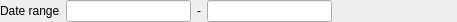
<?xml version="1.0" encoding="UTF-8"?>
<ui version="4.0">
 <class>FCouponsService</class>
 <widget class="QWidget" name="FCouponsService">
  <property name="geometry">
   <rect>
    <x>0</x>
    <y>0</y>
    <width>457</width>
    <height>20</height>
   </rect>
  </property>
  <property name="windowTitle">
   <string>Form</string>
  </property>
  <layout class="QHBoxLayout" name="horizontalLayout">
   <property name="sizeConstraint">
    <enum>QLayout::SetMinimumSize</enum>
   </property>
   <property name="leftMargin">
    <number>0</number>
   </property>
   <property name="topMargin">
    <number>0</number>
   </property>
   <property name="rightMargin">
    <number>0</number>
   </property>
   <property name="bottomMargin">
    <number>0</number>
   </property>
   <item>
    <widget class="QLabel" name="label">
     <property name="text">
      <string>Date range</string>
     </property>
    </widget>
   </item>
   <item>
    <widget class="EDateEdit" name="leD1">
     <property name="maximumSize">
      <size>
       <width>150</width>
       <height>16777215</height>
      </size>
     </property>
    </widget>
   </item>
   <item>
    <widget class="QLabel" name="label_2">
     <property name="text">
      <string>-</string>
     </property>
    </widget>
   </item>
   <item>
    <widget class="EDateEdit" name="leD2">
     <property name="maximumSize">
      <size>
       <width>150</width>
       <height>16777215</height>
      </size>
     </property>
    </widget>
   </item>
   <item>
    <spacer name="horizontalSpacer">
     <property name="orientation">
      <enum>Qt::Horizontal</enum>
     </property>
     <property name="sizeHint" stdset="0">
      <size>
       <width>40</width>
       <height>20</height>
      </size>
     </property>
    </spacer>
   </item>
  </layout>
 </widget>
 <customwidgets>
  <customwidget>
   <class>EDateEdit</class>
   <extends>QLineEdit</extends>
   <header location="global">edateedit.h</header>
  </customwidget>
 </customwidgets>
 <resources/>
 <connections/>
</ui>
